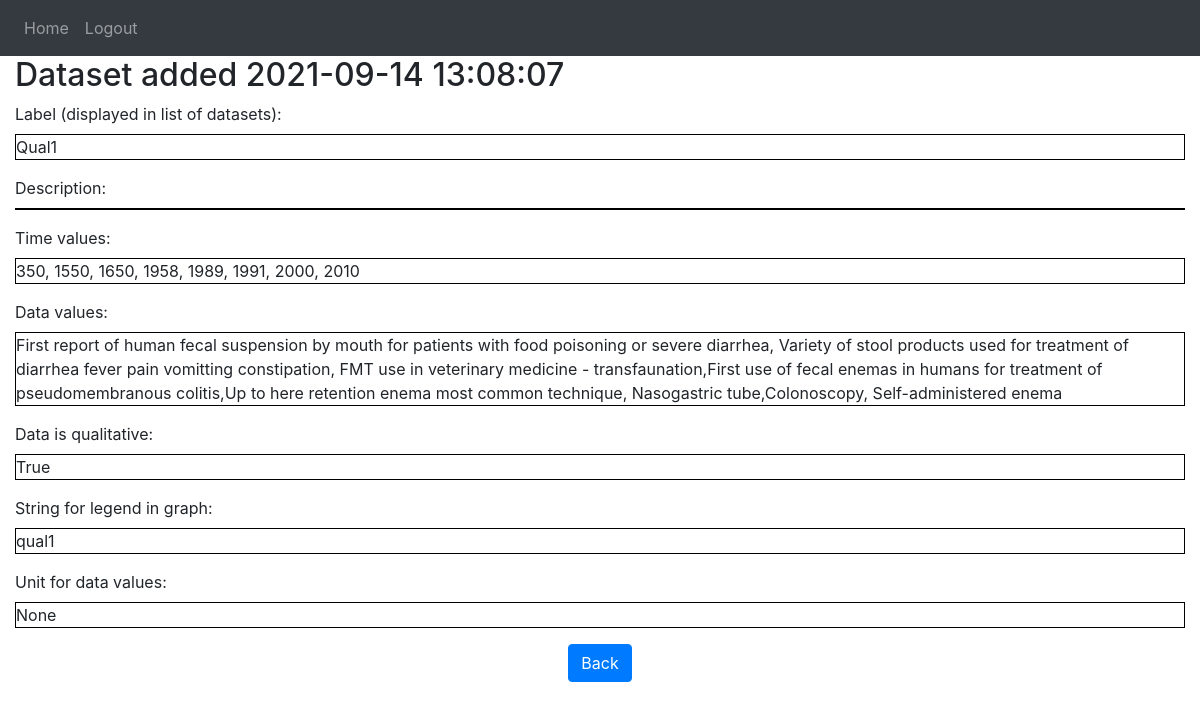
The page /details/42 (signed in) on the database its author committed.
### website/models.py (models this page shows)
class DataSet(db.Model):
    id = db.Column(db.Integer, primary_key=True)
    id_predef = db.Column(db.Integer, unique=True, nullable=True)  # Unique if not null
    label = db.Column(db.String(LABEL_MAXLENGTH))   # For checkbox lists
    description = db.Column(db.String(DESCRIPTION_MAXLENGTH))
    time_values = db.Column(db.String(DATA_MAXLENGTH))
    data_values = db.Column(db.String(DATA_MAXLENGTH))
    data_is_qualitative = db.Column(db.Boolean, unique=False, default=False)
    data_scale = db.Column(db.Integer, nullable=True)  # Power of ten
    data_unit = db.Column(db.String(UNIT_MAXLENGTH))
    legend = db.Column(db.String(LABEL_MAXLENGTH))
    date = db.Column(db.DateTime(timezone=True), default=func.now())
    user_id = db.Column(db.Integer, db.ForeignKey('user.id'), nullable=True)  # null means predefined data

### website/views.py (the view)
@views.route('/details/<int:id>')
@login_required
def view_dataset(id):
    dataset_to_view = DataSet.query.get_or_404(id)
    form = AddDataSetForm()
    return render_template("view_dataset.html", user=current_user, dataset=dataset_to_view, form=form)

### website/__init__.py (called while the page is built)
def create_app():
    app = Flask(__name__)  # __name__ is 'website'
    app.config['SECRET_KEY'] = '410d1f4eb7412ee625ed5a3562ec1cc6'
    app.config['SQLALCHEMY_DATABASE_URI'] = f'sqlite:///{DB_NAME}'
    app.config['SQLALCHEMY_TRACK_MODIFICATIONS'] = False
    db.init_app(app)
    from .views import views
    from .auth import auth
    app.register_blueprint(views, url_prefix='/')
    app.register_blueprint(auth, url_prefix='/')
    from .models import User
    create_database(app)
    login_manager = LoginManager()
    login_manager.login_view = 'auth.login'
    login_manager.init_app(app)
    @login_manager.user_loader
    def load_user(id):
        return User.query.get(int(id))
    return app

### website/templates/view_dataset.html (shortened to what this page needs)
{% extends "base.html" %}
{% block content %}
<h2>Dataset added {{ dataset.date }}</h2>
{% for key in ['label', 'description', 'time_values', 'data_values', 'data_is_qualitative',
               'legend', 'data_unit'] %}
    {{ form[key].label }}<br />
    <div style="border:1px solid black;">{{ dataset[key] }}</div>
{% endfor %}
<div align="center">
    <a href="{{ url_for('views.home') }}" class="btn btn-primary" role="button" aria-pressed="true">Back</a>
</div>
{% endblock %}

### rows shown on the page
DataSet: date "2021-09-14 13:08:07", label "Qual1" "350, 1550, 1650, 1958, 1989, 1991, 2000, 2010" "First report of human fecal suspension by mouth for patients with food poisoning or severe diarrhea, Variety of stool products used for treatment of diarrhea fever pain vomitting constipation, FMT use in veterinary medicine - transfaunation,First use of fecal enemas in humans for treatment of pseudomembranous colitis,Up to here retention enema most common technique, Nasogastric tube,Colonoscopy, Self-administered enema" "True" "qual1" "None"
